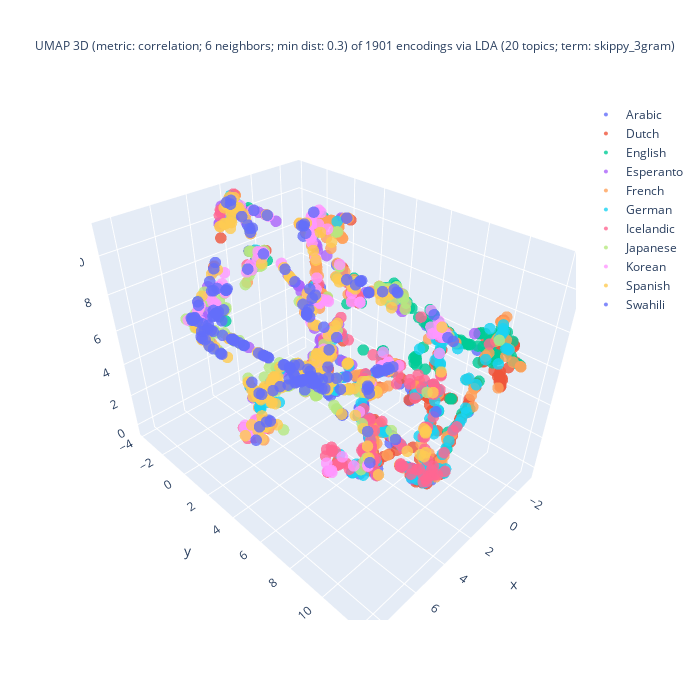

The code cell stored with this chart in its notebook:
### Code cell
%%capture --no-display

## Plotlyを使って UMAP の結果の可視化 (3D)
import plotly.graph_objects as go
import numpy as np

## 色分けの単位を選択
if color_lang_family:
    colored_var = 'family'
else:
    colored_var = 'language'
## umap_df を作成
X = zip(doc_UMAP_3d[:,0], doc_UMAP_3d[:,1], doc_UMAP_3d[:,2],
        doc_fit_df[colored_var], doc_fit_df[doc_type]) # zip(..)が必要
umap_df = pd.DataFrame(X, columns = ['D1', 'D2', 'D3', colored_var, doc_type])
#
fig = go.Figure()
for lang_name in sorted(set(umap_df[colored_var])):
    # set marker size of the target domain
    traced = umap_df[ umap_df['language'] == lang_name ]
    fig.add_trace(
        go.Scatter3d(
            x = traced['D1'], y = traced['D2'], z = traced['D3'],
            name = lang_name.title(),
            mode = 'markers',
            marker = dict(size = 4, opacity = 0.8),
            marker_colorscale = color_palette, # worked??
            showlegend = True
        )
    )

## 3D 散布図にラベルを追加する処理は未実装
df_size = len(umap_df)
## title_header
title_header = f"UMAP 3D (metric: {umap_metric}; {umap_n_neighbors} neighbors; min dist: {umap_min_dist}) of {df_size} encodings via\n"
## title_body
if use_FastText:
    if use_LDA:
        title_body = f"LDA ({n_topics} topics; term:0 {lda_term_type}) x FastText ({ft_n_dims} dims; term: {ft_term_type}; window: {ft_window_size})"
    else:
        title_body = f"FastText ({ft_n_dims} dims; term: {ft_term_type}; window: {ft_window_size})"
else:
    title_body = f"LDA ({n_topics} topics; term: {lda_term_type})"
#
title_val = title_header + title_body
fig.update_layout(title = dict(text = title_val, font_size = 12), autosize = False, width = 700, height = 700)
fig.show()

### Figure 1 — Plotly figure (JSON) as saved in the notebook; plotly's stock layout.template omitted (floating-point values rounded to 4 significant figures; data arrays with more than 128 entries replaced by an {"elided": "..."} marker saying what was removed)
{"data": [{"marker": {"colorscale": [[0, "#2E91E5"], [0.04348, "#E15F99"], [0.08696, "#1CA71C"], [0.1304, "#FB0D0D"], [0.1739, "#DA16FF"], [0.2174, "#222A2A"], [0.2609, "#B68100"], [0.3043, "#750D86"], [0.3478, "#EB663B"], [0.3913, "#511CFB"], [0.4348, "#00A08B"], [0.4783, "#FB00D1"], [0.5217, "#FC0080"], [0.5652, "#B2828D"], [0.6087, "#6C7C32"], [0.6522, "#778AAE"], [0.6957, "#862A16"], [0.7391, "#A777F1"], [0.7826, "#620042"], [0.8261, "#1616A7"], [0.8696, "#DA60CA"], [0.913, "#6C4516"], [0.9565, "#0D2A63"], [1, "#AF0038"]], "opacity": 0.8, "size": 4}, "mode": "markers", "name": "Arabic", "showlegend": true, "type": "scatter3d", "x": {"elided": "147 float values"}, "y": {"elided": "147 float values"}, "z": {"elided": "147 float values"}}, {"marker": {"colorscale": [[0, "#2E91E5"], [0.04348, "#E15F99"], [0.08696, "#1CA71C"], [0.1304, "#FB0D0D"], [0.1739, "#DA16FF"], [0.2174, "#222A2A"], [0.2609, "#B68100"], [0.3043, "#750D86"], [0.3478, "#EB663B"], [0.3913, "#511CFB"], [0.4348, "#00A08B"], [0.4783, "#FB00D1"], [0.5217, "#FC0080"], [0.5652, "#B2828D"], [0.6087, "#6C7C32"], [0.6522, "#778AAE"], [0.6957, "#862A16"], [0.7391, "#A777F1"], [0.7826, "#620042"], [0.8261, "#1616A7"], [0.8696, "#DA60CA"], [0.913, "#6C4516"], [0.9565, "#0D2A63"], [1, "#AF0038"]], "opacity": 0.8, "size": 4}, "mode": "markers", "name": "Dutch", "showlegend": true, "type": "scatter3d", "x": {"elided": "212 float values"}, "y": {"elided": "212 float values"}, "z": {"elided": "212 float values"}}, {"marker": {"colorscale": [[0, "#2E91E5"], [0.04348, "#E15F99"], [0.08696, "#1CA71C"], [0.1304, "#FB0D0D"], [0.1739, "#DA16FF"], [0.2174, "#222A2A"], [0.2609, "#B68100"], [0.3043, "#750D86"], [0.3478, "#EB663B"], [0.3913, "#511CFB"], [0.4348, "#00A08B"], [0.4783, "#FB00D1"], [0.5217, "#FC0080"], [0.5652, "#B2828D"], [0.6087, "#6C7C32"], [0.6522, "#778AAE"], [0.6957, "#862A16"], [0.7391, "#A777F1"], [0.7826, "#620042"], [0.8261, "#1616A7"], [0.8696, "#DA60CA"], [0.913, "#6C4516"], [0.9565, "#0D2A63"], [1, "#AF0038"]], "opacity": 0.8, "size": 4}, "mode": "markers", "name": "English", "showlegend": true, "type": "scatter3d", "x": {"elided": "168 float values"}, "y": {"elided": "168 float values"}, "z": {"elided": "168 float values"}}, {"marker": {"colorscale": [[0, "#2E91E5"], [0.04348, "#E15F99"], [0.08696, "#1CA71C"], [0.1304, "#FB0D0D"], [0.1739, "#DA16FF"], [0.2174, "#222A2A"], [0.2609, "#B68100"], [0.3043, "#750D86"], [0.3478, "#EB663B"], [0.3913, "#511CFB"], [0.4348, "#00A08B"], [0.4783, "#FB00D1"], [0.5217, "#FC0080"], [0.5652, "#B2828D"], [0.6087, "#6C7C32"], [0.6522, "#778AAE"], [0.6957, "#862A16"], [0.7391, "#A777F1"], [0.7826, "#620042"], [0.8261, "#1616A7"], [0.8696, "#DA60CA"], [0.913, "#6C4516"], [0.9565, "#0D2A63"], [1, "#AF0038"]], "opacity": 0.8, "size": 4}, "mode": "markers", "name": "Esperanto", "showlegend": true, "type": "scatter3d", "x": {"elided": "142 float values"}, "y": {"elided": "142 float values"}, "z": {"elided": "142 float values"}}, {"marker": {"colorscale": [[0, "#2E91E5"], [0.04348, "#E15F99"], [0.08696, "#1CA71C"], [0.1304, "#FB0D0D"], [0.1739, "#DA16FF"], [0.2174, "#222A2A"], [0.2609, "#B68100"], [0.3043, "#750D86"], [0.3478, "#EB663B"], [0.3913, "#511CFB"], [0.4348, "#00A08B"], [0.4783, "#FB00D1"], [0.5217, "#FC0080"], [0.5652, "#B2828D"], [0.6087, "#6C7C32"], [0.6522, "#778AAE"], [0.6957, "#862A16"], [0.7391, "#A777F1"], [0.7826, "#620042"], [0.8261, "#1616A7"], [0.8696, "#DA60CA"], [0.913, "#6C4516"], [0.9565, "#0D2A63"], [1, "#AF0038"]], "opacity": 0.8, "size": 4}, "mode": "markers", "name": "French", "showlegend": true, "type": "scatter3d", "x": {"elided": "194 float values"}, "y": {"elided": "194 float values"}, "z": {"elided": "194 float values"}}, {"marker": {"colorscale": [[0, "#2E91E5"], [0.04348, "#E15F99"], [0.08696, "#1CA71C"], [0.1304, "#FB0D0D"], [0.1739, "#DA16FF"], [0.2174, "#222A2A"], [0.2609, "#B68100"], [0.3043, "#750D86"], [0.3478, "#EB663B"], [0.3913, "#511CFB"], [0.4348, "#00A08B"], [0.4783, "#FB00D1"], [0.5217, "#FC0080"], [0.5652, "#B2828D"], [0.6087, "#6C7C32"], [0.6522, "#778AAE"], [0.6957, "#862A16"], [0.7391, "#A777F1"], [0.7826, "#620042"], [0.8261, "#1616A7"], [0.8696, "#DA60CA"], [0.913, "#6C4516"], [0.9565, "#0D2A63"], [1, "#AF0038"]], "opacity": 0.8, "size": 4}, "mode": "markers", "name": "German", "showlegend": true, "type": "scatter3d", "x": {"elided": "163 float values"}, "y": {"elided": "163 float values"}, "z": {"elided": "163 float values"}}, {"marker": {"colorscale": [[0, "#2E91E5"], [0.04348, "#E15F99"], [0.08696, "#1CA71C"], [0.1304, "#FB0D0D"], [0.1739, "#DA16FF"], [0.2174, "#222A2A"], [0.2609, "#B68100"], [0.3043, "#750D86"], [0.3478, "#EB663B"], [0.3913, "#511CFB"], [0.4348, "#00A08B"], [0.4783, "#FB00D1"], [0.5217, "#FC0080"], [0.5652, "#B2828D"], [0.6087, "#6C7C32"], [0.6522, "#778AAE"], [0.6957, "#862A16"], [0.7391, "#A777F1"], [0.7826, "#620042"], [0.8261, "#1616A7"], [0.8696, "#DA60CA"], [0.913, "#6C4516"], [0.9565, "#0D2A63"], [1, "#AF0038"]], "opacity": 0.8, "size": 4}, "mode": "markers", "name": "Icelandic", "showlegend": true, "type": "scatter3d", "x": {"elided": "190 float values"}, "y": {"elided": "190 float values"}, "z": {"elided": "190 float values"}}, {"marker": {"colorscale": [[0, "#2E91E5"], [0.04348, "#E15F99"], [0.08696, "#1CA71C"], [0.1304, "#FB0D0D"], [0.1739, "#DA16FF"], [0.2174, "#222A2A"], [0.2609, "#B68100"], [0.3043, "#750D86"], [0.3478, "#EB663B"], [0.3913, "#511CFB"], [0.4348, "#00A08B"], [0.4783, "#FB00D1"], [0.5217, "#FC0080"], [0.5652, "#B2828D"], [0.6087, "#6C7C32"], [0.6522, "#778AAE"], [0.6957, "#862A16"], [0.7391, "#A777F1"], [0.7826, "#620042"], [0.8261, "#1616A7"], [0.8696, "#DA60CA"], [0.913, "#6C4516"], [0.9565, "#0D2A63"], [1, "#AF0038"]], "opacity": 0.8, "size": 4}, "mode": "markers", "name": "Japanese", "showlegend": true, "type": "scatter3d", "x": {"elided": "162 float values"}, "y": {"elided": "162 float values"}, "z": {"elided": "162 float values"}}, {"marker": {"colorscale": [[0, "#2E91E5"], [0.04348, "#E15F99"], [0.08696, "#1CA71C"], [0.1304, "#FB0D0D"], [0.1739, "#DA16FF"], [0.2174, "#222A2A"], [0.2609, "#B68100"], [0.3043, "#750D86"], [0.3478, "#EB663B"], [0.3913, "#511CFB"], [0.4348, "#00A08B"], [0.4783, "#FB00D1"], [0.5217, "#FC0080"], [0.5652, "#B2828D"], [0.6087, "#6C7C32"], [0.6522, "#778AAE"], [0.6957, "#862A16"], [0.7391, "#A777F1"], [0.7826, "#620042"], [0.8261, "#1616A7"], [0.8696, "#DA60CA"], [0.913, "#6C4516"], [0.9565, "#0D2A63"], [1, "#AF0038"]], "opacity": 0.8, "size": 4}, "mode": "markers", "name": "Korean", "showlegend": true, "type": "scatter3d", "x": {"elided": "149 float values"}, "y": {"elided": "149 float values"}, "z": {"elided": "149 float values"}}, {"marker": {"colorscale": [[0, "#2E91E5"], [0.04348, "#E15F99"], [0.08696, "#1CA71C"], [0.1304, "#FB0D0D"], [0.1739, "#DA16FF"], [0.2174, "#222A2A"], [0.2609, "#B68100"], [0.3043, "#750D86"], [0.3478, "#EB663B"], [0.3913, "#511CFB"], [0.4348, "#00A08B"], [0.4783, "#FB00D1"], [0.5217, "#FC0080"], [0.5652, "#B2828D"], [0.6087, "#6C7C32"], [0.6522, "#778AAE"], [0.6957, "#862A16"], [0.7391, "#A777F1"], [0.7826, "#620042"], [0.8261, "#1616A7"], [0.8696, "#DA60CA"], [0.913, "#6C4516"], [0.9565, "#0D2A63"], [1, "#AF0038"]], "opacity": 0.8, "size": 4}, "mode": "markers", "name": "Spanish", "showlegend": true, "type": "scatter3d", "x": {"elided": "200 float values"}, "y": {"elided": "200 float values"}, "z": {"elided": "200 float values"}}, {"marker": {"colorscale": [[0, "#2E91E5"], [0.04348, "#E15F99"], [0.08696, "#1CA71C"], [0.1304, "#FB0D0D"], [0.1739, "#DA16FF"], [0.2174, "#222A2A"], [0.2609, "#B68100"], [0.3043, "#750D86"], [0.3478, "#EB663B"], [0.3913, "#511CFB"], [0.4348, "#00A08B"], [0.4783, "#FB00D1"], [0.5217, "#FC0080"], [0.5652, "#B2828D"], [0.6087, "#6C7C32"], [0.6522, "#778AAE"], [0.6957, "#862A16"], [0.7391, "#A777F1"], [0.7826, "#620042"], [0.8261, "#1616A7"], [0.8696, "#DA60CA"], [0.913, "#6C4516"], [0.9565, "#0D2A63"], [1, "#AF0038"]], "opacity": 0.8, "size": 4}, "mode": "markers", "name": "Swahili", "showlegend": true, "type": "scatter3d", "x": {"elided": "174 float values"}, "y": {"elided": "174 float values"}, "z": {"elided": "174 float values"}}], "layout": {"autosize": false, "height": 700, "title": {"font": {"size": 12}, "text": "UMAP 3D (metric: correlation; 6 neighbors; min dist: 0.3) of 1901 encodings via\nLDA (20 topics; term: skippy_3gram)"}, "width": 700}}
